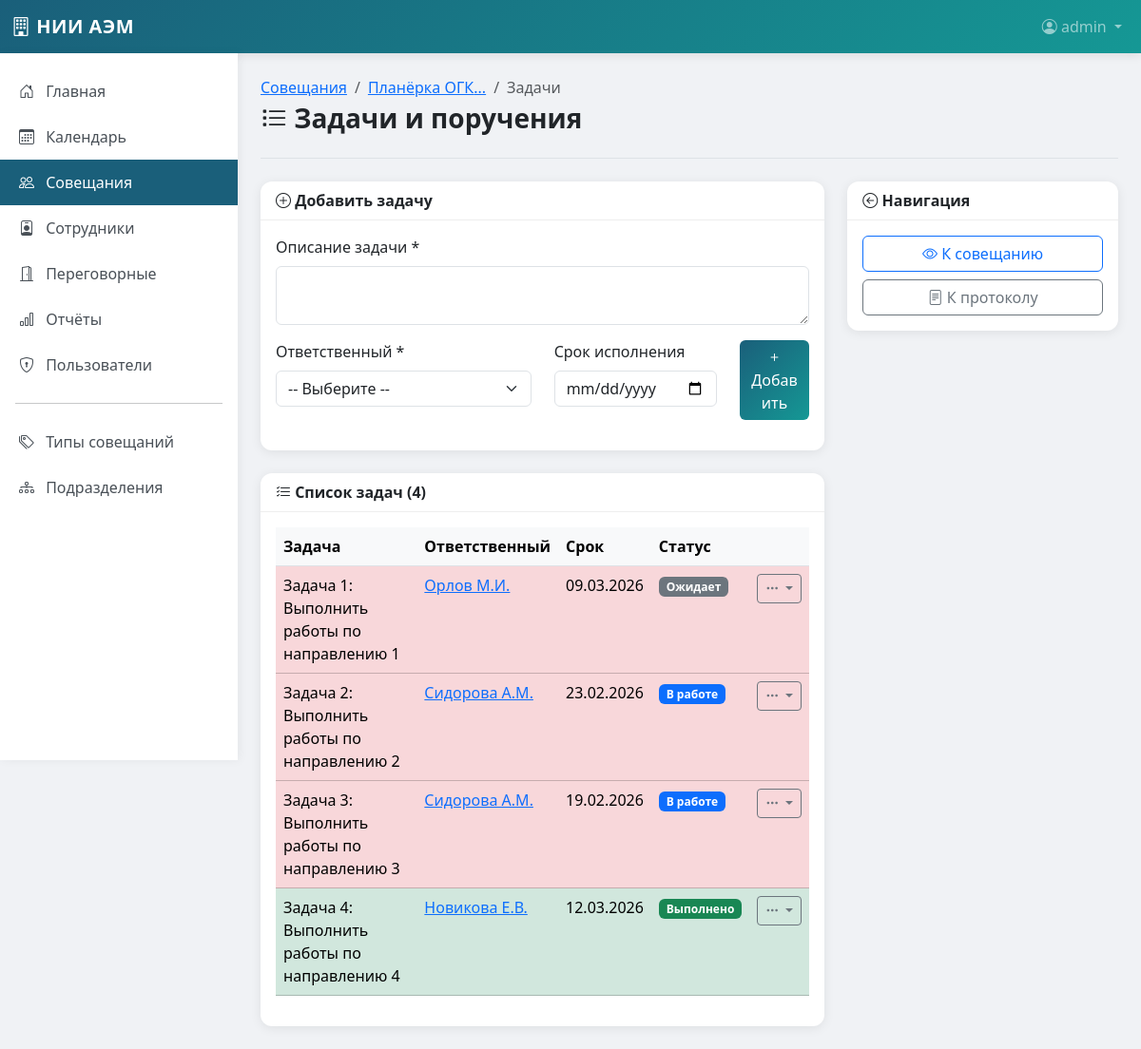
The app's page /meetings/1/tasks (signed in) with its own data.
### app/models.py (models this page shows, shortened)
class User(UserMixin, db.Model):
    id = db.Column(db.Integer, primary_key=True)
    username = db.Column(db.String(64), unique=True, nullable=False, index=True)
    email = db.Column(db.String(120), unique=True, nullable=False, index=True)
    password_hash = db.Column(db.String(256))
    role = db.Column(db.String(20), default='user')  # admin, manager, user
    employee_id = db.Column(db.Integer, db.ForeignKey('employee.id'), nullable=True)
    is_active = db.Column(db.Boolean, default=True)  # True = активен, False = заблокирован
    created_at = db.Column(db.DateTime, default=lambda: datetime.now(timezone.utc))
    employee = db.relationship('Employee', backref='user_account', uselist=False)
    def is_admin(self):
        return self.role == 'admin'
    def is_manager(self):
        return self.role in ['admin', 'manager']

class Meeting(db.Model):
    id = db.Column(db.Integer, primary_key=True)
    title = db.Column(db.String(300), nullable=False)
    description = db.Column(db.Text)
    agenda = db.Column(db.Text)  # Повестка дня
    date = db.Column(db.Date, nullable=False, index=True)
    start_time = db.Column(db.Time, nullable=False)
    end_time = db.Column(db.Time, nullable=False)
    type_id = db.Column(db.Integer, db.ForeignKey('meeting_type.id'))
    room_id = db.Column(db.Integer, db.ForeignKey('room.id'))
    organizer_id = db.Column(db.Integer, db.ForeignKey('employee.id'), nullable=False)
    status = db.Column(db.String(20), default='planned')  # planned, ongoing, completed, cancelled
    is_recurring = db.Column(db.Boolean, default=False)
    recurrence_pattern = db.Column(db.String(50))  # weekly, monthly, etc.
    created_at = db.Column(db.DateTime, default=lambda: datetime.now(timezone.utc))
    updated_at = db.Column(db.DateTime, default=lambda: datetime.now(timezone.utc),
                           onupdate=lambda: datetime.now(timezone.utc))
    participants = db.relationship('Employee', secondary=meeting_participants,
                                  backref=db.backref('meetings', lazy='dynamic'))
    protocol = db.relationship('Protocol', backref='meeting', uselist=False)

class Task(db.Model):
    id = db.Column(db.Integer, primary_key=True)
    protocol_id = db.Column(db.Integer, db.ForeignKey('protocol.id'), nullable=False)
    description = db.Column(db.Text, nullable=False)
    responsible_id = db.Column(db.Integer, db.ForeignKey('employee.id'), nullable=False)
    deadline = db.Column(db.Date)
    status = db.Column(db.String(20), default='pending')  # pending, in_progress, completed, overdue
    completion_note = db.Column(db.Text)
    completed_at = db.Column(db.DateTime)
    created_at = db.Column(db.DateTime, default=lambda: datetime.now(timezone.utc))
    responsible = db.relationship('Employee', backref='assigned_tasks')
    @property
    def status_display(self):
        statuses = {
            'pending': 'Ожидает',
            'in_progress': 'В работе',
            'completed': 'Выполнено',
            'overdue': 'Просрочено'
        }
        return statuses.get(self.status, self.status)

class Employee(db.Model):
    id = db.Column(db.Integer, primary_key=True)
    last_name = db.Column(db.String(100), nullable=False)
    first_name = db.Column(db.String(100), nullable=False)
    middle_name = db.Column(db.String(100))
    position = db.Column(db.String(200), nullable=False)
    department_id = db.Column(db.Integer, db.ForeignKey('department.id'))
    email = db.Column(db.String(120), unique=True)
    phone = db.Column(db.String(20))
    office = db.Column(db.String(20))
    is_active = db.Column(db.Boolean, default=True)
    created_at = db.Column(db.DateTime, default=lambda: datetime.now(timezone.utc))
    organized_meetings = db.relationship('Meeting', backref='organizer', lazy='dynamic',
                                        foreign_keys='Meeting.organizer_id')
    @property
    def full_name(self):
        if self.middle_name:
            return f'{self.last_name} {self.first_name} {self.middle_name}'
        return f'{self.last_name} {self.first_name}'
    @property
    def short_name(self):
        result = f'{self.last_name} {self.first_name[0]}.'
        if self.middle_name:
            result += f'{self.middle_name[0]}.'
        return result

### app/routes/meetings.py (the view, shortened to what this page needs)
@bp.route('/<int:id>/tasks', methods=['GET', 'POST'])
@login_required
@manager_required  # Fix #1
def tasks(id):
    meeting = Meeting.query.get_or_404(id)
    if not meeting.protocol:
        flash('Сначала создайте протокол совещания', 'warning')
        return redirect(url_for('meetings.protocol', id=meeting.id))
    employees = Employee.query.filter_by(is_active=True).order_by(Employee.last_name).all()
    return render_template('meetings/tasks.html', meeting=meeting, employees=employees, today=date.today())

### app/templates/meetings/tasks.html (shortened to what this page needs)
{% extends "base.html" %}
{% block content %}
<div class="page-header">
    <nav aria-label="breadcrumb">
        <ol class="breadcrumb mb-1">
            <li class="breadcrumb-item"><a href="{{ url_for('meetings.index') }}">Совещания</a></li>
            <li class="breadcrumb-item"><a href="{{ url_for('meetings.view', id=meeting.id) }}">{{ meeting.title[:30] }}...</a></li>
            <li class="breadcrumb-item active">Задачи</li>
        </ol>
    </nav>
    <h1><i class="bi bi-list-task"></i> Задачи и поручения</h1>
</div>
<div class="row">
    <div class="col-lg-8">
        <div class="card mb-4">
            <div class="card-header">
                <i class="bi bi-plus-circle"></i> Добавить задачу
            </div>
            <div class="card-body">
                <form method="POST">
                    <div class="row">
                        <div class="col-md-12 mb-3">
                            <label for="description" class="form-label">Описание задачи *</label>
                            <textarea class="form-control" id="description" name="description" rows="2" required></textarea>
                        </div>
                    </div>
                    <div class="row">
                        <div class="col-md-6 mb-3">
                            <label for="responsible_id" class="form-label">Ответственный *</label>
                            <select class="form-select" id="responsible_id" name="responsible_id" required>
                                <option value="">-- Выберите --</option>
                            </select>
                        </div>
                        <div class="col-md-4 mb-3">
                            <label for="deadline" class="form-label">Срок исполнения</label>
                            <input type="date" class="form-control" id="deadline" name="deadline">
                        </div>
                        <div class="col-md-2 d-flex align-items-end mb-3">
                            <button type="submit" class="btn btn-primary w-100">
                                <i class="bi bi-plus"></i> Добавить
                            </button>
                        </div>
                    </div>
                </form>
            </div>
        </div>
        <div class="card">
            <div class="card-header">
                <i class="bi bi-list-check"></i> Список задач ({{ meeting.protocol.tasks.count() if meeting.protocol else 0 }})
            </div>
            <div class="card-body">
                {% if meeting.protocol and meeting.protocol.tasks.count() > 0 %}
                <div class="table-responsive">
                    <table class="table table-hover">
                        <thead>
                            <tr>
                                <th width="40%">Задача</th>
                                <th>Ответственный</th>
                                <th>Срок</th>
                                <th>Статус</th>
                                <th></th>
                            </tr>
                        </thead>
                        <tbody>
                            {% for task in meeting.protocol.tasks %}
                            <tr class="{{ 'table-success' if task.status == 'completed' else 'table-danger' if task.deadline and task.deadline < today and task.status not in ['completed'] }}">
                                <td>{{ task.description }}</td>
                                <td>
                                    {% if task.responsible %}
                                    <a href="{{ url_for('employees.view', id=task.responsible.id) }}">
                                        {{ task.responsible.short_name }}
                                    </a>
                                    {% else %}
                                    -
                                    {% endif %}
                                </td>
                                <td>{{ task.deadline.strftime('%d.%m.%Y') if task.deadline else '-' }}</td>
                                <td>
                                    <span class="badge bg-{{ 'success' if task.status == 'completed' else 'primary' if task.status == 'in_progress' else 'danger' if task.status == 'overdue' else 'secondary' }}">
                                        {{ task.status_display }}
                                    </span>
                                </td>
                                <td>
                                    <div class="btn-group btn-group-sm">
                                        <button type="button" class="btn btn-outline-secondary dropdown-toggle"
                                                data-bs-toggle="dropdown">
                                            <i class="bi bi-three-dots"></i>
                                        </button>
                                    </div>
                                </td>
                            </tr>
                            {% endfor %}
                        </tbody>
                    </table>
                </div>
                {% else %}
                <p class="text-muted text-center mb-0">
                    <i class="bi bi-clipboard-x"></i> Задачи ещё не добавлены
                </p>
                {% endif %}
            </div>
        </div>
    </div>
    <div class="col-lg-4">
        <div class="card">
            <div class="card-header">
                <i class="bi bi-arrow-left-circle"></i> Навигация
            </div>
            <div class="card-body d-grid gap-2">
                <a href="{{ url_for('meetings.view', id=meeting.id) }}" class="btn btn-outline-primary">
                    <i class="bi bi-eye"></i> К совещанию
                </a>
                <a href="{{ url_for('meetings.protocol', id=meeting.id) }}" class="btn btn-outline-secondary">
                    <i class="bi bi-file-text"></i> К протоколу
                </a>
            </div>
        </div>
    </div>
</div>
{% endblock %}

### app/templates/base.html (shortened to what this page needs)
<!DOCTYPE html>
<html lang="ru">
<head>
    <link href="https://cdn.jsdelivr.net/npm/bootstrap@5.3.2/dist/css/bootstrap.min.css" rel="stylesheet">
    <link href="https://cdn.jsdelivr.net/npm/bootstrap-icons@1.11.1/font/bootstrap-icons.css" rel="stylesheet">
    <link href="https://cdn.jsdelivr.net/npm/fullcalendar@6.1.10/index.global.min.css" rel="stylesheet">
</head>
<body>
    <nav class="navbar navbar-expand-lg navbar-dark">
        <div class="container-fluid">
            <a class="navbar-brand" href="{{ url_for('main.index') }}">
                <i class="bi bi-building"></i> НИИ АЭМ
            </a>
            <div class="collapse navbar-collapse" id="navbarNav">
                <ul class="navbar-nav ms-auto">
                    {% if current_user.is_authenticated %}
                    <li class="nav-item dropdown">
                        <a class="nav-link dropdown-toggle" href="#" id="userDropdown" role="button"
                           data-bs-toggle="dropdown" aria-expanded="false">
                            <i class="bi bi-person-circle"></i> {{ current_user.username }}
                        </a>
                    </li>
                    {% endif %}
                </ul>
            </div>
        </div>
    </nav>
    <div class="d-flex">
        {% if current_user.is_authenticated %}
        <nav class="sidebar d-none d-md-block">
            <ul class="nav flex-column">
                <li class="nav-item">
                    <a class="nav-link {{ 'active' if request.endpoint == 'main.index' }}"
                       href="{{ url_for('main.index') }}">
                        <i class="bi bi-house-door"></i> Главная
                    </a>
                </li>
                <li class="nav-item">
                    <a class="nav-link {{ 'active' if request.endpoint == 'main.calendar' }}"
                       href="{{ url_for('main.calendar') }}">
                        <i class="bi bi-calendar3"></i> Календарь
                    </a>
                </li>
                <li class="nav-item">
                    <a class="nav-link {{ 'active' if 'meetings' in request.endpoint }}"
                       href="{{ url_for('meetings.index') }}">
                        <i class="bi bi-people"></i> Совещания
                    </a>
                </li>
                <li class="nav-item">
                    <a class="nav-link {{ 'active' if 'employees' in request.endpoint }}"
                       href="{{ url_for('employees.index') }}">
                        <i class="bi bi-person-badge"></i> Сотрудники
                    </a>
                </li>
                <li class="nav-item">
                    <a class="nav-link {{ 'active' if 'rooms' in request.endpoint }}"
                       href="{{ url_for('rooms.index') }}">
                        <i class="bi bi-door-open"></i> Переговорные
                    </a>
                </li>
                <li class="nav-item">
                    <a class="nav-link {{ 'active' if 'reports' in request.endpoint }}"
                       href="{{ url_for('reports.index') }}">
                        <i class="bi bi-bar-chart"></i> Отчёты
                    </a>
                </li>
                {% if current_user.is_admin() %}
                <li class="nav-item">
                    <a class="nav-link {{ 'active' if 'admin' in request.endpoint }}"
                       href="{{ url_for('admin.users') }}">
                        <i class="bi bi-shield-lock"></i> Пользователи
                    </a>
                </li>
                {% endif %}
                <hr class="mx-3">
                <li class="nav-item">
                    <a class="nav-link" href="{{ url_for('meetings.types') }}">
                        <i class="bi bi-tags"></i> Типы совещаний
                    </a>
                </li>
                <li class="nav-item">
                    <a class="nav-link" href="{{ url_for('employees.departments') }}">
                        <i class="bi bi-diagram-3"></i> Подразделения
                    </a>
                </li>
            </ul>
        </nav>
        {% endif %}
        <main class="main-content flex-grow-1">
            {% block content %}{% endblock %}
        </main>
    </div>
</body>
</html>

### records on screen
User: username "admin"
Meeting: title "Планёрка ОГК"
Task: description "Задача 1: Выполнить работы по направлению 1", responsible.short_name "Орлов М.И.", deadline "09.03.2026", status_display "Ожидает"
Task: description "Задача 2: Выполнить работы по направлению 2", responsible.short_name "Сидорова А.М.", deadline "23.02.2026", status_display "В работе"
Task: description "Задача 3: Выполнить работы по направлению 3", responsible.short_name "Сидорова А.М.", deadline "19.02.2026", status_display "В работе"
Task: description "Задача 4: Выполнить работы по направлению 4", responsible.short_name "Новикова Е.В.", deadline "12.03.2026", status_display "Выполнено"

### other values on screen
{{ meeting.protocol.tasks.count() if meeting.protocol else 0 }} "4"
